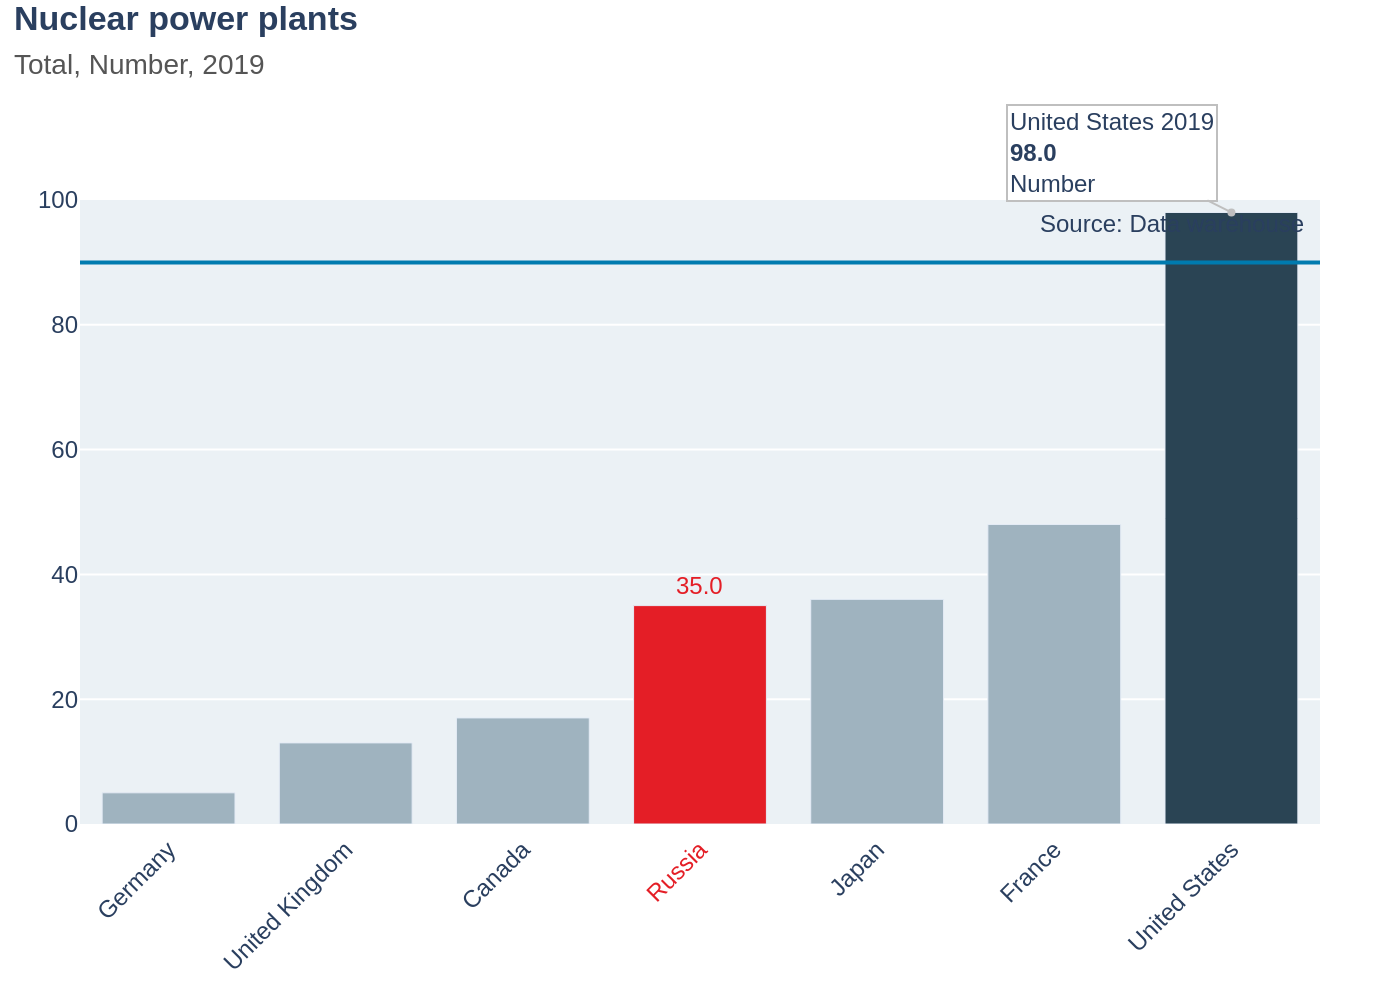

The Python source for this figure:
import sys
import json
from pathlib import Path
import plotly.graph_objects as go

if len(sys.argv) != 2:
    print(f"Usage: python {Path(__file__).name} <json_file_path>")
    sys.exit(1)

json_path = Path(sys.argv[1])
if not json_path.is_file():
    print(f"Error: File not found at {json_path}")
    sys.exit(1)

output_path = json_path.with_suffix(".png")

with open(json_path, 'r', encoding='utf-8') as f:
    config = json.load(f)

chart_data = config["chart_data"]
texts = config["texts"]
colors = config["colors"]
settings = config["special_settings"]

categories = [d["category"] for d in chart_data]
values = [d["value"] for d in chart_data]

fig = go.Figure()

fig.add_trace(go.Bar(
    x=categories,
    y=values,
    marker_color=colors["bars"],
    hoverinfo="none",
    width=0.75
))

annotations = []
highlight_cat = settings["highlight_category"]
try:
    highlight_idx = categories.index(highlight_cat)
    annotations.append(go.layout.Annotation(
        x=highlight_cat,
        y=values[highlight_idx],
        text=f"{values[highlight_idx]:.1f}",
        showarrow=False,
        font=dict(color=colors["special_category_color"], size=12, family="Arial"),
        yshift=10
    ))
except ValueError:
    pass

annotation_cat = settings["annotation_category"]
try:
    annotation_idx = categories.index(annotation_cat)
    annotations.append(go.layout.Annotation(
        x=annotation_cat,
        y=values[annotation_idx],
        text=texts["usa_annotation"],
        showarrow=True,
        arrowhead=6,
        arrowcolor="#BFBFBF",
        ax=-60,
        ay=-30,
        bordercolor="#BFBFBF",
        borderwidth=1,
        bgcolor="#FFFFFF",
        align="left"
    ))
except ValueError:
    pass

annotations.append(go.layout.Annotation(
    text=texts["source"],
    xref="paper", yref="paper",
    x=0.99, y=0.99,
    showarrow=False,
    xanchor="right", yanchor="top",
    font=dict(family="Arial", size=12)
))

tick_texts = [
    f"<span style='color:{colors['special_category_color']}'>{cat}</span>" if cat == highlight_cat else cat
    for cat in categories
]

title_text = f"<b>{texts['title']}</b><br><span style='font-size:14px;color:#555555;'>{texts['subtitle']}</span>"

fig.update_layout(
    font_family="Arial",
    title=dict(text=title_text, x=0.01, y=0.97, xanchor='left', yanchor='top'),
    xaxis=dict(
        tickvals=categories,
        ticktext=tick_texts,
        tickangle=-45,
        linecolor='rgba(0,0,0,0)',
        tickfont_size=12
    ),
    yaxis=dict(
        range=[0, 100],
        gridcolor=colors["grid"],
        zeroline=False,
        showline=False
    ),
    plot_bgcolor=colors["plot_bg"],
    paper_bgcolor='white',
    showlegend=False,
    margin=dict(l=40, r=40, t=100, b=80),
    annotations=annotations,
    shapes=[dict(
        type="line", xref="paper", yref="paper",
        x0=0, x1=1, y0=0.9, y1=0.9,
        line=dict(color=colors["title_line"], width=2)
    )]
)

fig.write_image(output_path, scale=2)
print(f"Chart saved to {output_path}")
